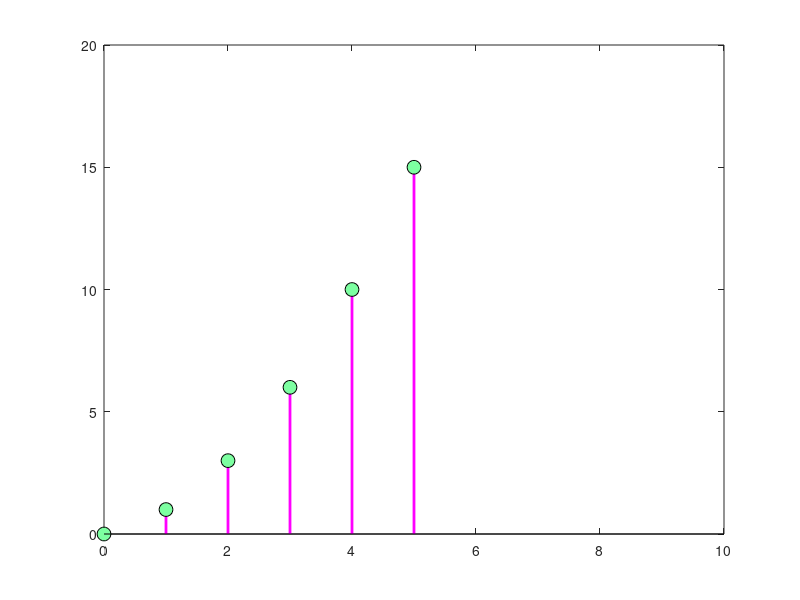

Source code (MATLAB):
clc;
clear all;
close all;
for k=1:5
       u=[0,0,0,0,ones(1,10)]
    for n=1:k
       h(n)=(n*(n+1))/2
    end
end
h=[0,h];n=[0 1 2 3 4 5]
stem(n,h,'-mo','LineWidth',2,'MarkerEdgeColor','k','MarkerFaceColor',[.49 1 .63],'MarkerSize',10);axis([0 10 0 20])
